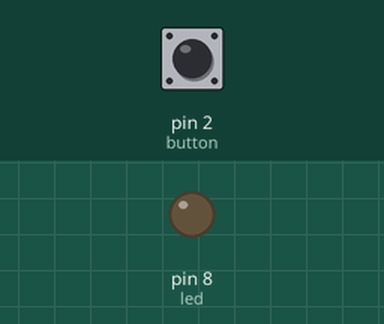
The sketch below on a simulated Arduino Uno, built with avr-gcc and run on an emulated ATmega328P. On the bench: output pins drawn as LEDs (lit = HIGH). Inputs (shaded band) come from the test bench; at power-on: pin 2 (button) HIGH. What the sketch prints to the serial monitor is not drawn.

Above: at 1.2 s.
1.3 s: pin 2 (button) pulled LOW for 0.15 s
At 1.37 s:
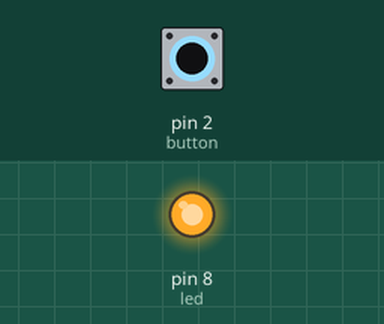
2.9 s: pin 2 (button) pulled LOW for 3.2 s
At 6.6 s:
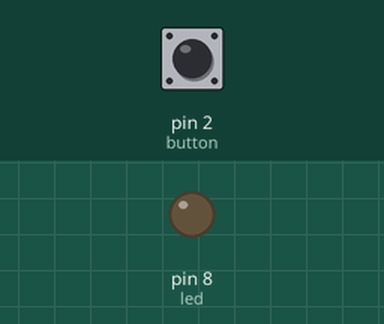
Timing chart, 0 to 8.1 s (numbered marks = the images above; inputs shaded):
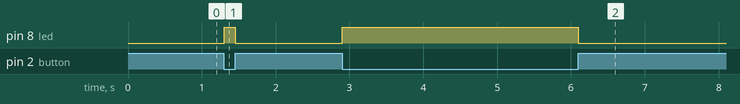

The sketch:

button_led6.ino
```cpp
int led = 8;
int button = 2;
void setup() {
  // put your setup code here, to run once:
  Serial.begin(9600);
  pinMode(led , OUTPUT);
  pinMode(button , INPUT_PULLUP);
}

void loop() {
  // put your main code here, to run repeatedly:
  int state_button = digitalRead(button);

  if(state_button == LOW){
    digitalWrite(led , HIGH);
  }
  else{
    digitalWrite(led , LOW);
  }
  Serial.println(state_button);
}
```

Measured:
- after the input at 1.3 s, pin 8 (led): LOW → HIGH at once, → LOW 0.15 s later
- after the input at 2.9 s, pin 8 (led): LOW → HIGH at once, → LOW 3.2 s later
